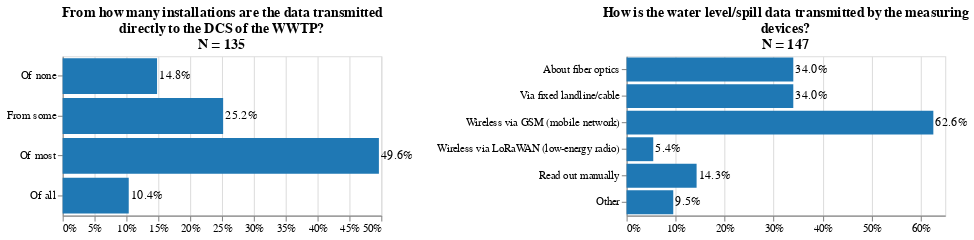

Notebook code cell kept with this figure:
### Code cell
(chart1 | chart2).save(plots_dir.joinpath('2_Transmission.svg'))
chart1 | chart2

### Figure 1 — Vega-Lite specification as saved in the notebook (floating-point values rounded to 4 significant figures)
{"config": {"view": {"continuousWidth": 300, "continuousHeight": 300}}, "hconcat": [{"layer": [{"mark": {"type": "bar", "color": "#1f78b4"}, "encoding": {"color": {"legend": null}, "x": {"axis": {"format": "%", "title": ""}, "field": "percent", "type": "quantitative"}, "y": {"axis": {"labelLimit": 500, "title": "", "labelAngle": 0}, "field": "WLplants", "scale": {}, "sort": ["Of none", "From some", "Of most", "Of all"], "type": "nominal"}}, "title": ["From how many installations are the data transmitted", "directly to the DCS of the WWTP?", "N = 135"]}, {"mark": {"type": "text", "align": "left", "dx": 2}, "encoding": {"color": {"legend": null}, "text": {"field": "labels", "type": "nominal"}, "x": {"field": "percent", "type": "quantitative"}, "y": {"axis": {"labelLimit": 500, "title": "", "labelAngle": 0}, "field": "WLplants", "scale": {}, "sort": ["Of none", "From some", "Of most", "Of all"], "type": "nominal"}}, "title": ["From how many installations are the data transmitted", "directly to the DCS of the WWTP?", "N = 135"]}], "data": {"name": "data-42f63ab7a08bf7cc1f1c0cd3a8c4d9e3"}, "height": 150, "resolve": {"scale": {"color": "independent"}}}, {"layer": [{"mark": {"type": "bar", "color": "#1f78b4"}, "encoding": {"color": {"legend": null}, "x": {"axis": {"format": "%", "title": ""}, "field": "percent", "type": "quantitative"}, "y": {"axis": {"labelLimit": 500, "title": ""}, "field": "Answers", "sort": ["About fiber optics", "Via fixed landline/cable ", "Wireless via GSM (mobile network)", "Wireless via LoRaWAN (low-energy radio)", "Read out manually", "Other"], "type": "nominal"}}, "title": ["How is the water level/spill data transmitted by the measuring", "devices?", "N = 147"]}, {"mark": {"type": "text", "align": "left", "dx": 2}, "encoding": {"color": {"legend": null}, "text": {"field": "labels", "type": "nominal"}, "x": {"field": "percent", "type": "quantitative"}, "y": {"axis": {"labelLimit": 500, "title": ""}, "field": "Answers", "sort": ["About fiber optics", "Via fixed landline/cable ", "Wireless via GSM (mobile network)", "Wireless via LoRaWAN (low-energy radio)", "Read out manually", "Other"], "type": "nominal"}}, "title": ["How is the water level/spill data transmitted by the measuring", "devices?", "N = 147"]}], "data": {"name": "data-6c1bf2820acbd897f4817a6b12e38be5"}, "height": 150, "resolve": {"scale": {"color": "independent"}}}], "$schema": "https://vega.github.io/schema/vega-lite/v5.20.1.json", "datasets": {"data-42f63ab7a08bf7cc1f1c0cd3a8c4d9e3": [{"WLplants": "From some", "percent": 0.2519, "labels": "25.2%"}, {"WLplants": "Of all", "percent": 0.1037, "labels": "10.4%"}, {"WLplants": "Of most", "percent": 0.4963, "labels": "49.6%"}, {"WLplants": "Of none", "percent": 0.1481, "labels": "14.8%"}], "data-6c1bf2820acbd897f4817a6b12e38be5": [{"Code": "WLmeas[SQ001]", "count": 50, "percent": 0.3401, "labels": "34.0%", "Answers": "About fiber optics"}, {"Code": "WLmeas[SQ002]", "count": 50, "percent": 0.3401, "labels": "34.0%", "Answers": "Via fixed landline/cable "}, {"Code": "WLmeas[SQ003]", "count": 92, "percent": 0.6259, "labels": "62.6%", "Answers": "Wireless via GSM (mobile network)"}, {"Code": "WLmeas[SQ004]", "count": 8, "percent": 0.05442, "labels": "5.4%", "Answers": "Wireless via LoRaWAN (low-energy radio)"}, {"Code": "WLmeas[SQ005]", "count": 21, "percent": 0.1429, "labels": "14.3%", "Answers": "Read out manually"}, {"Code": "WLmeas[other]", "count": 14, "percent": 0.09524, "labels": "9.5%", "Answers": "Other"}]}}
